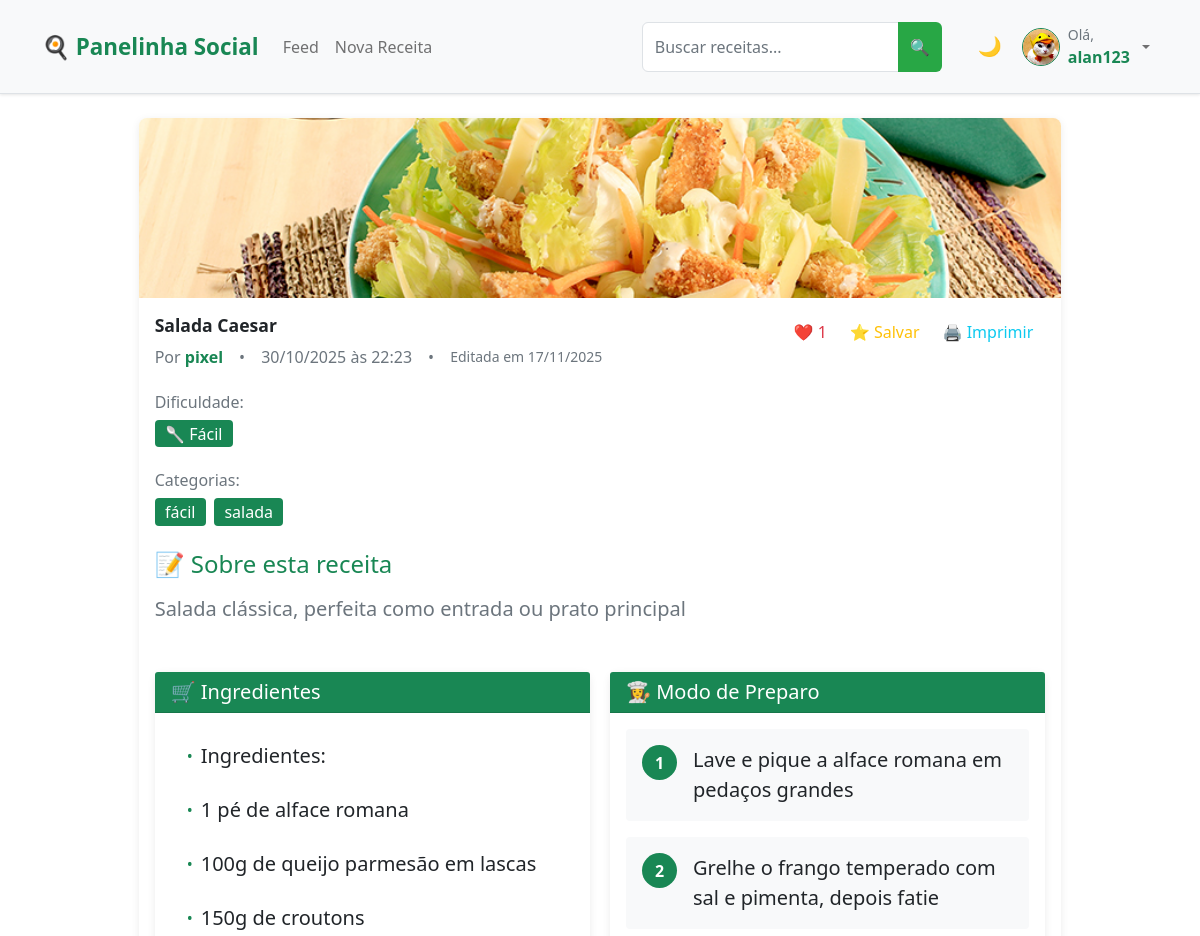
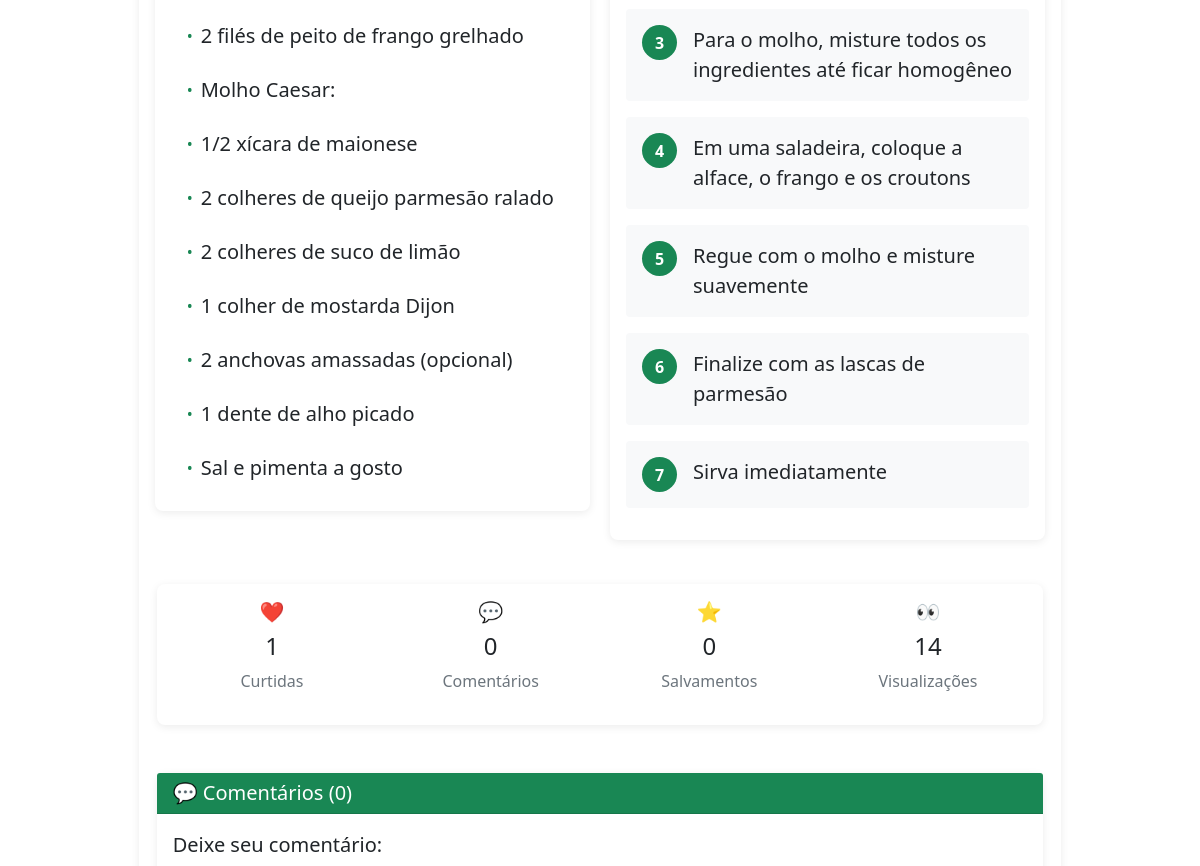
Before: /recipe/6 (signed in, upper part) with the older database file (2 pictures, top to bottom).
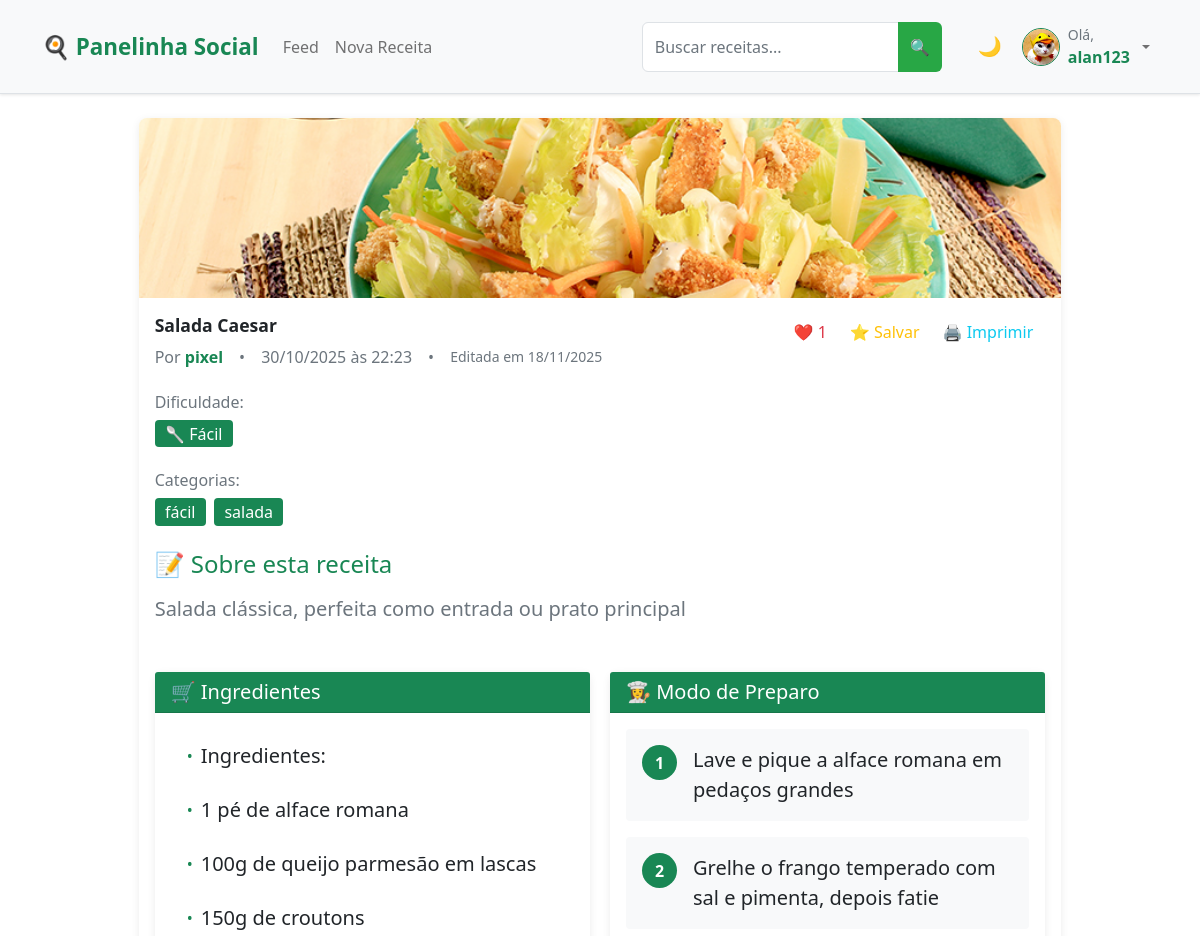
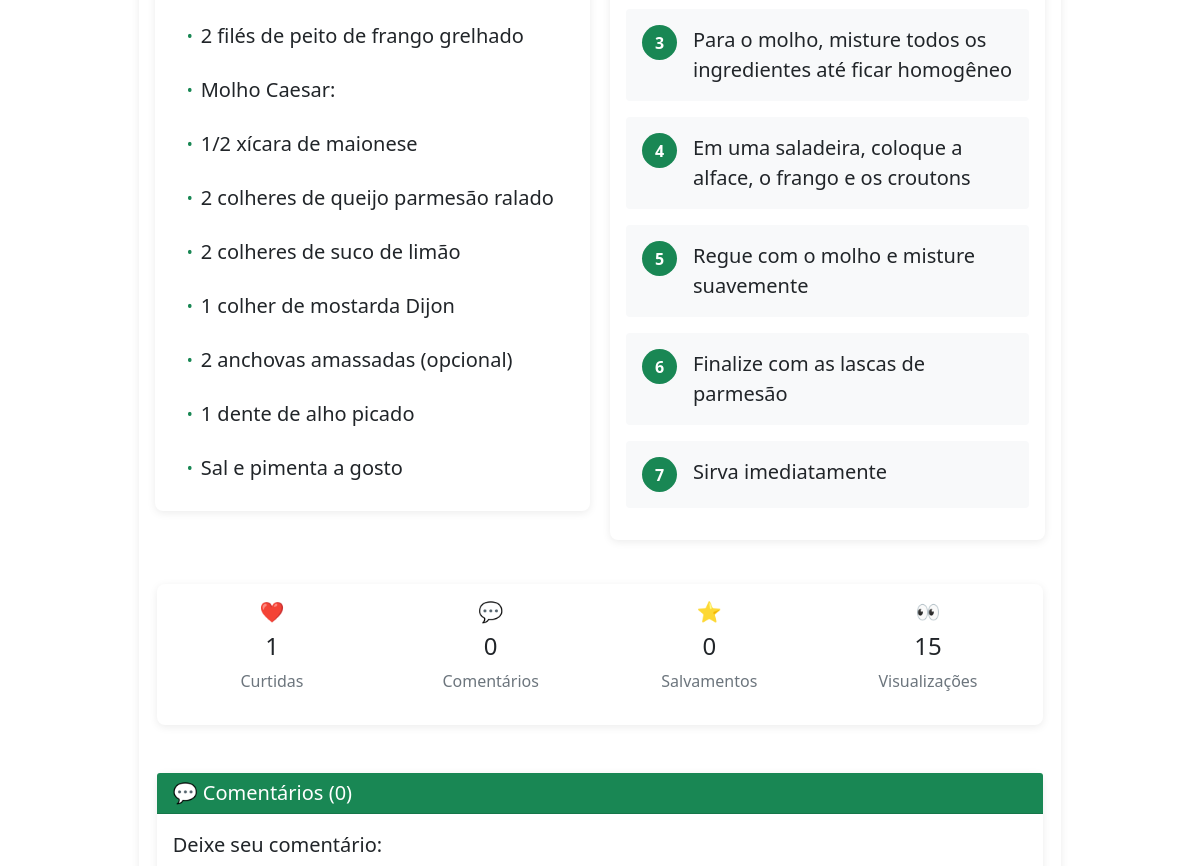
After: the same page with the newer database file (2 pictures, top to bottom).
### app.py (models this page shows, shortened)
class Recipe(db.Model):
    __tablename__ = 'recipe'
    id = db.Column(db.Integer, primary_key=True)
    title = db.Column(db.String(100), nullable=False, index=True)
    description = db.Column(db.Text)
    ingredients = db.Column(db.Text)
    steps = db.Column(db.Text)
    image = db.Column(db.String(200))
    categories = db.Column(db.String(200))
    difficulty = db.Column(db.String(20), nullable=False, default='Fácil', index=True)  # NOVO CAMPO
    is_draft = db.Column(db.Boolean, default=False, index=True)
    created_at = db.Column(db.DateTime, default=datetime.utcnow, index=True)
    updated_at = db.Column(db.DateTime, default=datetime.utcnow, onupdate=datetime.utcnow)
    views = db.Column(db.Integer, default=0, index=True)
    user_id = db.Column(db.Integer, db.ForeignKey('user.id'), nullable=False, index=True)
    likes = db.relationship('Like', backref='recipe', lazy='select')
    comments = db.relationship('Comment', backref='recipe', lazy='select')
    saved_by = db.relationship('SavedRecipe', backref='recipe', lazy='select')
    def like_count(self):
        if hasattr(self, '_like_count'):
            return self._like_count
        return len(self.likes)
    def comment_count(self):
        if hasattr(self, '_comment_count'):
            return self._comment_count
        return len(self.comments)
    def saved_count(self):
        if hasattr(self, '_saved_count'):
            return self._saved_count
        return len(self.saved_by)  # Mudado para len()

### app.py (the view, shortened to what this page needs)
@app.route('/recipe/<int:recipe_id>', methods=['GET', 'POST'])
def recipe_detail(recipe_id):
    recipe = Recipe.query.options(
        db.joinedload(Recipe.author),
        db.joinedload(Recipe.likes),
        db.joinedload(Recipe.comments).joinedload(Comment.user)
    ).get_or_404(recipe_id)
    form = CommentForm()
    recipe.views = Recipe.views + 1
    db.session.commit()
    comments = recipe.comments
    return render_template('recipe_detail.html', title=recipe.title, recipe=recipe, form=form, comments=comments)

### app.py
class CommentForm(FlaskForm):
    content = TextAreaField('Comentário', validators=[DataRequired(), Length(min=1, max=500)])
    submit = SubmitField('Comentar')

### app.py (called while the page is built)
@login_manager.user_loader
def load_user(id):
    return User.query.get(int(id))

### templates/recipe_detail.html (shortened to what the changed rows need)
{% extends "base.html" %}
{% block content %}
<div class="row justify-content-center">
    <div class="col-md-10">
        <div class="card">
            {% if recipe.image %}
                <img src="{{ url_for('static', filename='uploads/' + recipe.image) }}"
                     class="card-img-top" alt="{{ recipe.title }}" style="max-height: 500px; object-fit: cover;">
            {% else %}
                <div class="card-img-top bg-light d-flex align-items-center justify-content-center"
                     style="height: 300px;">
                    <span class="text-muted display-6">📷 Sem imagem</span>
                </div>
            {% endif %}
            <div class="card-body">
                <div class="d-flex justify-content-between align-items-start mb-4">
                    <div class="flex-grow-1">
                        <h1 class="card-title display-6 mb-2">{{ recipe.title }}</h1>
                        <div class="d-flex align-items-center flex-wrap gap-3">
                            <p class="text-muted mb-0">
                                Por <strong class="text-success">{{ recipe.author.username }}</strong>
                            </p>
                            <span class="text-muted">•</span>
                            <p class="text-muted mb-0">
                                {{ recipe.created_at.strftime('%d/%m/%Y às %H:%M') }}
                            </p>
                            {% if recipe.updated_at != recipe.created_at %}
                                <span class="text-muted">•</span>
                                <small class="text-muted">
                                    Editada em {{ recipe.updated_at.strftime('%d/%m/%Y') }}
                                </small>
                            {% endif %}
                        </div>
                    </div>
                </div>
                <div class="mb-4">
                </div>
                {% if recipe.categories %}
                    <div class="mb-4">
                    </div>
                {% endif %}
                <div class="mb-5">
                    <h4 class="text-success mb-3">📝 Sobre esta receita</h4>
                    <p class="card-text fs-5">{{ recipe.description }}</p>
                </div>
                <div class="row">
                </div>
                <div class="row mt-4">
                    <div class="col-12">
                        <div class="card">
                            <div class="card-body">
                                <div class="row text-center">
                                    <div class="col-md-3">
                                        <h5 class="text-success">👀</h5>
                                        <h4>{{ recipe.views }}</h4>
                                        <p class="text-muted">Visualizações</p>
                                    </div>
                                </div>
                            </div>
                        </div>
                    </div>
                </div>
                <div class="row mt-5">
                </div>
            </div>
        </div>
    </div>
</div>
{% endblock %}

Changed rows visible on the page:
changed Recipe "Salada clássica, perfeita como entrada ou prato principal": updated_at "17/11/2025" → "18/11/2025"; views "14" → "15"
